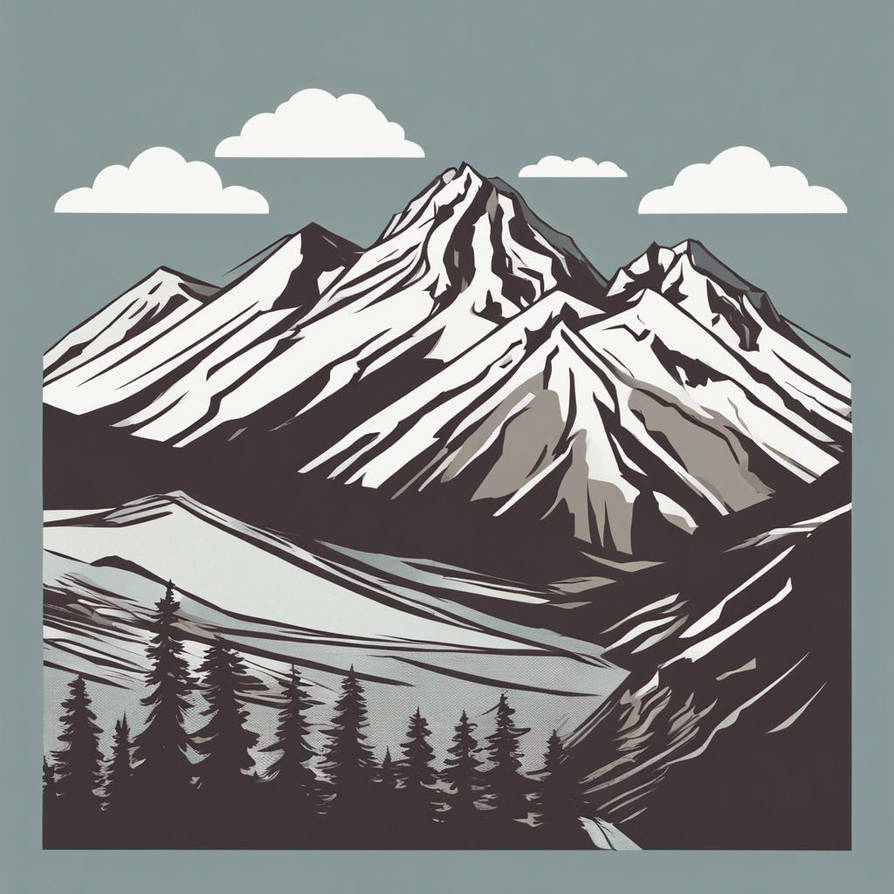
#> input picture doc_the_dwarf/images/img_0.png, 894 x 894 px; its folder holds 2 pictures in this run
$ python main.py
#> lines starting #> are read from the running program, lines starting #| are printed output that depends on the picture
### doc_the_dwarf/environment.py
import numpy as np
import matplotlib.pyplot as plt
from imageio.v3 import imread
import os


class MiningGame:
    """
    A very simple game: choose from two mines and receive a reward. Deduce which mine gives better reward overall
    """

    def __init__(self, n_mines=2):
#> called with n_mines = 2
        assert n_mines >= 2
        self.n_mines = n_mines
        self.reward_probabilities = [0.4, 0.6] + [0.5] * (n_mines-2)
        np.random.shuffle(self.reward_probabilities)
        dirname = os.path.dirname(__file__)
        self.im = np.hstack([imread(f'{dirname}/images/img_{i % 2}.png') for i in range(n_mines)])
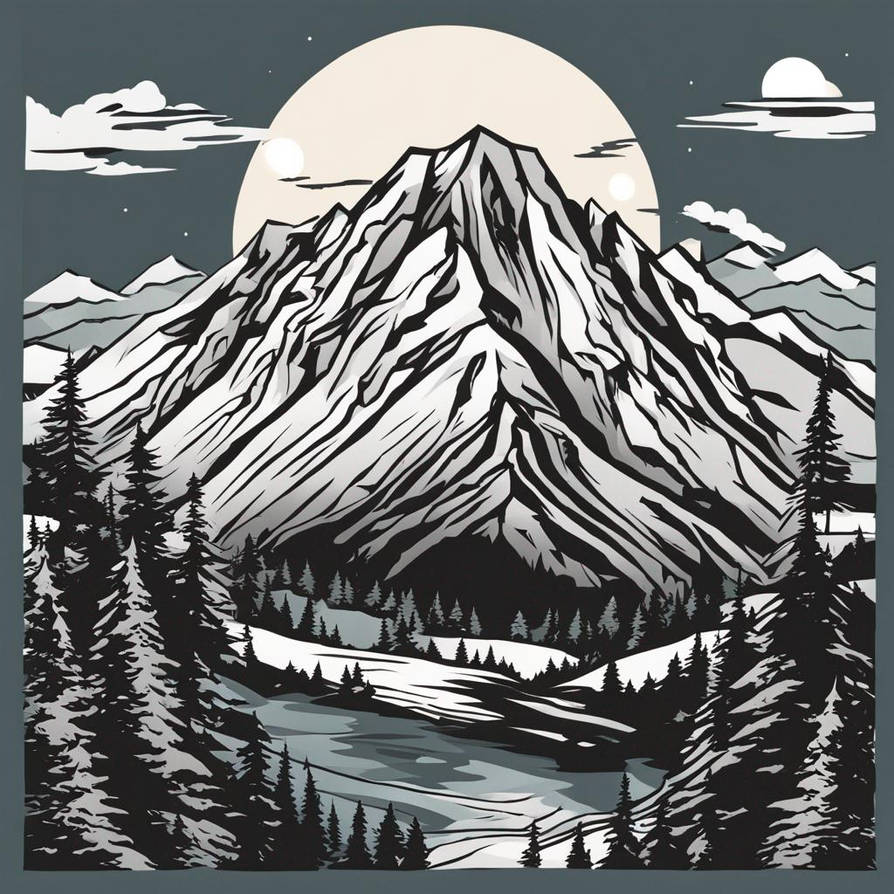
#> input picture doc_the_dwarf/images/img_1.png, 894 x 894 px
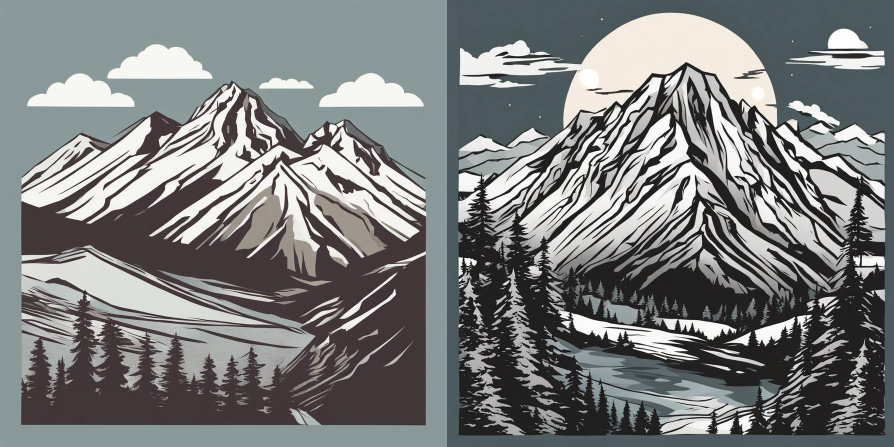
#> self.im: shape (894, 1788, 3) (shown at 1/2 size); mean R, G, B 123.6, 125.7, 125.7
        self._render()

    def choose_mine(self, mine_number: int):
        """
        select a place to mine
        :param mine_number: mine number 0 or 1
        :return: reward obtained
        """
        reward = -1
        if np.random.random() < self.reward_probabilities[mine_number]:
            reward = 1

        self._render(mine_number, reward)
        return reward

    def _render(self, choice: int = None, reward: float = None):
        plt.cla()

        plt.imshow(self.im)
        plt.xticks([])
        plt.yticks([])

        for i in range(self.n_mines):
            plt.text(x=0 + 900 * i, y=10, s=f"mine {i}", c='w', va='top')

        if reward is not None and choice is not None:
            plt.text(x=np.random.randint(100, 600) + choice * 900,
                     y=np.random.randint(100, 900),
                     s=f'${"+" if reward > 0 else ""}{reward}',
                     fontsize=20, fontweight='bold', backgroundcolor='w',
                     c='r' if reward < 0 else 'y')

        plt.pause(0.2)

### doc_the_dwarf/main.py
from environment import MiningGame

# instantiate the game
game = MiningGame(n_mines=2)
cumulative_reward = 0

# repeatedly ask user to choose a place to mine, and execute their choice
for _ in range(50):
#> (the run stopped early here; a loop or call above may not have finished)
